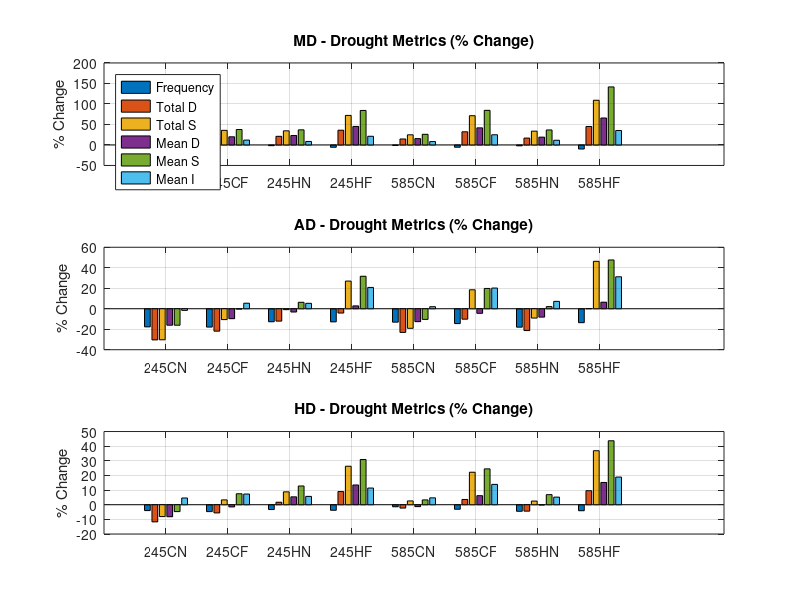

This figure's MATLAB source: (Note: this script raises an error after producing the figure.)
%% 
% Define scenarios
scenarios = {'245CN','245CF','245HN','245HF','585CN','585CF','585HN','585HF'};

% Define metrics
metrics = {'Frequency','Total D','Total S','Mean D','Mean S','Mean I'};

% Define data for MD, AD, HD (each 6x8 matrix of % changes)
MD = [ ...
     0.3  -1.2  -1.7  -5.7  -1.1  -5.6  -2.1  -9.9;
     4.1  18.4  21.1  36.0  14.6  32.2  16.8  45.1;
    11.1  35.7  34.5  72.1  24.8  71.4  33.7 109.1;
     3.4  20.0  23.1  45.2  15.6  41.8  19.1  65.8;
    10.4  37.7  36.9  84.2  26.0  84.5  36.6 141.6;
     5.6  11.9   8.6  21.2   8.3  24.9  11.5  35.3];

AD = [ ...
   -17.7 -17.9 -12.7 -12.8 -13.1 -14.5 -18.0 -13.6;
   -30.4 -21.9 -12.1  -4.2 -23.1 -10.2 -21.3   0.2;
   -30.3 -10.6  -0.9  27.0 -19.1  18.5  -9.1  46.3;
   -16.1  -9.7  -3.2   2.8 -12.6  -4.5  -8.2   6.4;
   -16.1  -0.3   6.3  31.7 -10.4  19.8   2.1  47.6;
    -1.6   5.4   5.3  20.8   2.0  20.2   7.2  31.2];

HD = [ ...
    -4.0  -4.7  -3.3  -3.8  -1.4  -3.1  -4.5  -4.1;
   -11.7  -5.6   1.7   9.0  -2.3   3.6  -4.4   9.6;
    -8.1   3.3   8.8  26.3   2.6  22.2   2.5  36.9;
    -8.2  -1.5   5.4  13.5  -1.3   6.2  -0.2  15.2;
    -4.7   7.5  12.8  30.9   3.3  24.5   6.9  43.7;
     4.6   7.3   5.7  11.4   4.7  13.9   5.2  18.9];

% Plot
figure;
categories = {'MD','AD','HD'};
data = {MD, AD, HD};

for i = 1:3
    subplot(3,1,i)
    bar(data{i}', 'grouped')  % transpose so each group is a scenario
    title([categories{i} ' - Drought Metrics (% Change)'])
    ylabel('% Change')
%     ylim([-10 100])  % adjust as needed
    xticks(1:8)
    xticklabels(scenarios)
    if i==1
        legend(metrics, 'Location','northwest')
    end
    grid on
end

% sgtitle('Drought Statistics across Scenarios')







%% output the plot

fig = gcf;
fig.PaperUnits = 'inches';

% fig.PaperPosition = [0 0 17.7 8];
fig.PaperPosition = [0 0 7 12];
print('ScreenSizeFigure', '-dpng', '-r300')





